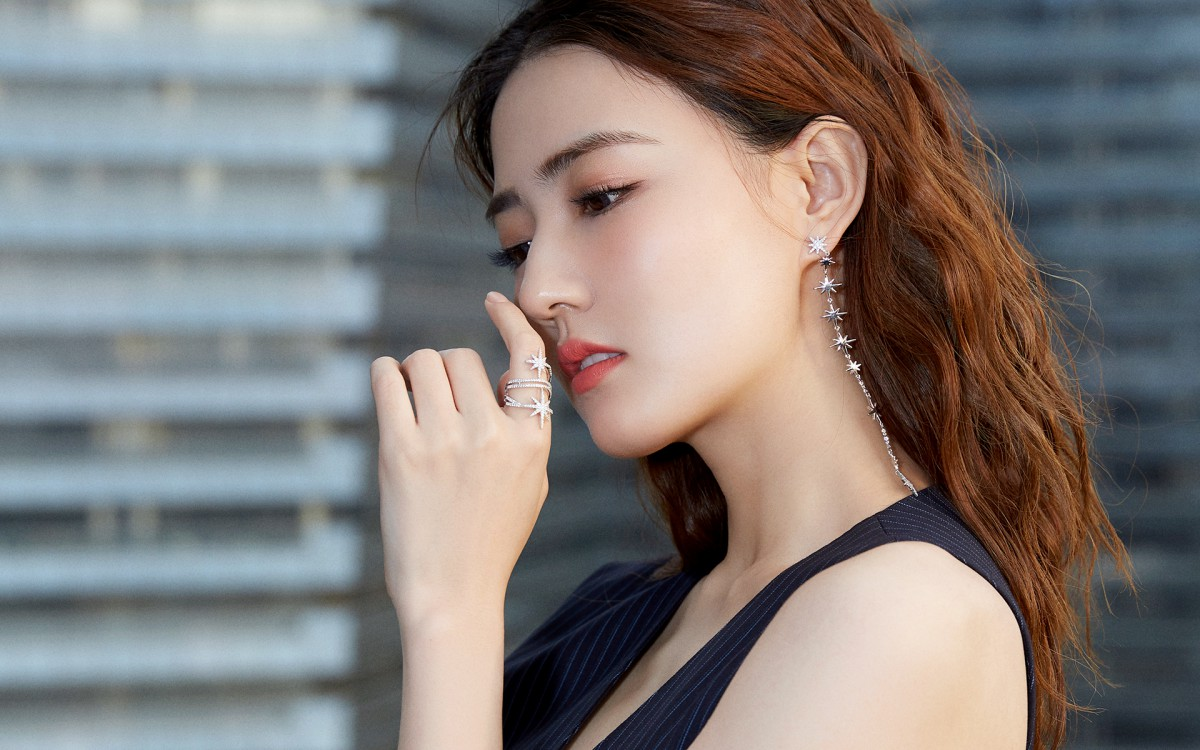
#> input picture img_code/img/xl_3.jpg, 1200 x 750 px
$ python img_10_Hariis.py
#> lines starting #> are read from the running program, lines starting #| are printed output that depends on the picture; after the words box and inside, x2 and y2 are one past the last pixel; in counts of white or black regions, pixels touching at a corner belong together
import cv2 as cv
import numpy as np
import matplotlib.pyplot as plt

# 1 读取图像，并转换成灰度图像
img = cv.imread('img/xl_3.jpg')
#> img is the input picture: shape (750, 1200, 3); mean B, G, R 120.8, 123.4, 129.5
gray = cv.cvtColor(img, cv.COLOR_BGR2GRAY)
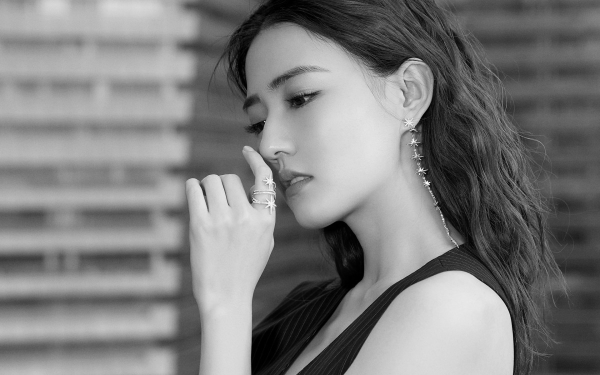
#> gray: shape (750, 1200) (shown at 1/2 size); min 0, max 255, mean 124.9
# 2 角点检测
# 2.1 输入图像必须是 float32
gray = np.float32(gray)

# 2.2 最后一个参数在 0.04 到 0.05 之间
dst = cv.cornerHarris(gray, 2, 3, 0.04)
# 3 设置阈值，将角点绘制出来，阈值根据图像进行选择
img[dst > 0.001 * dst.max()] = [0, 0, 255]
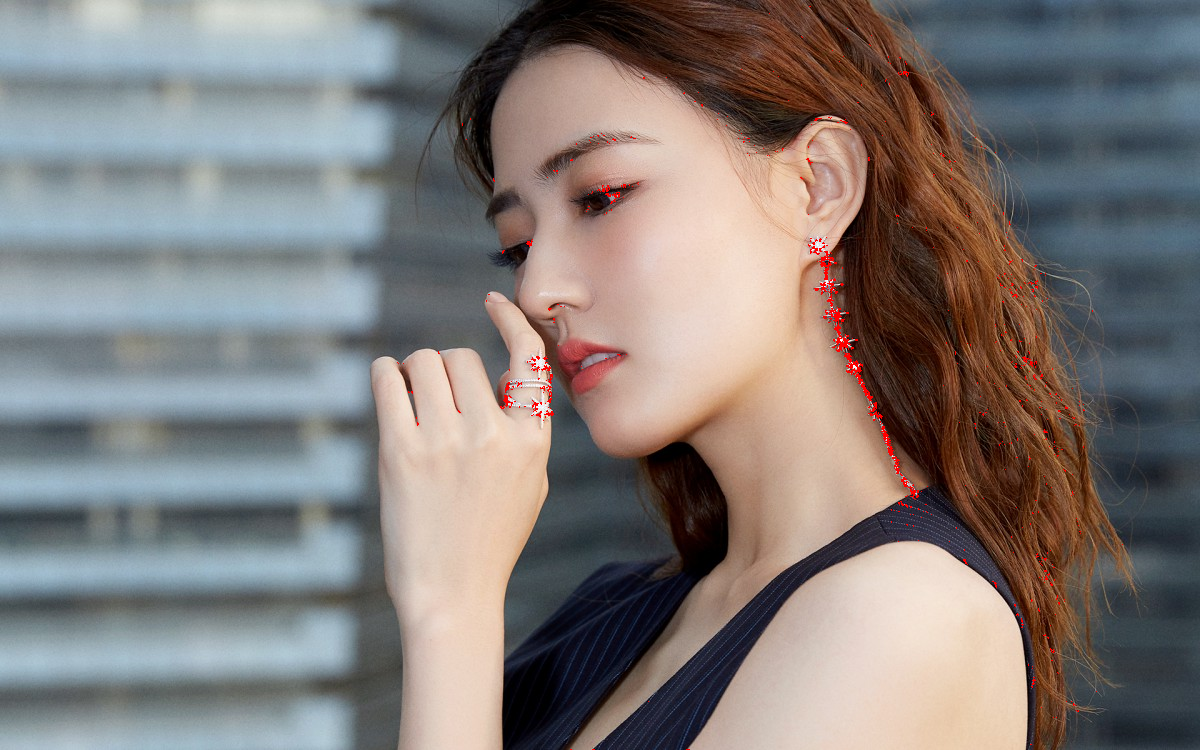
#> img: shape (750, 1200, 3); 0.34% of pixels changed, all inside (x1, y1, x2, y2) = (397, 6, 1123, 750)
# 4 图像显示
plt.figure(figsize=(10, 8), dpi=100)
plt.imshow(img[:, :, ::-1]), plt.title('Harris')
plt.xticks([]), plt.yticks([])
plt.show()

$ run again, with img_code/img/xl_1.jpg copied over img_code/img/xl_3.jpg
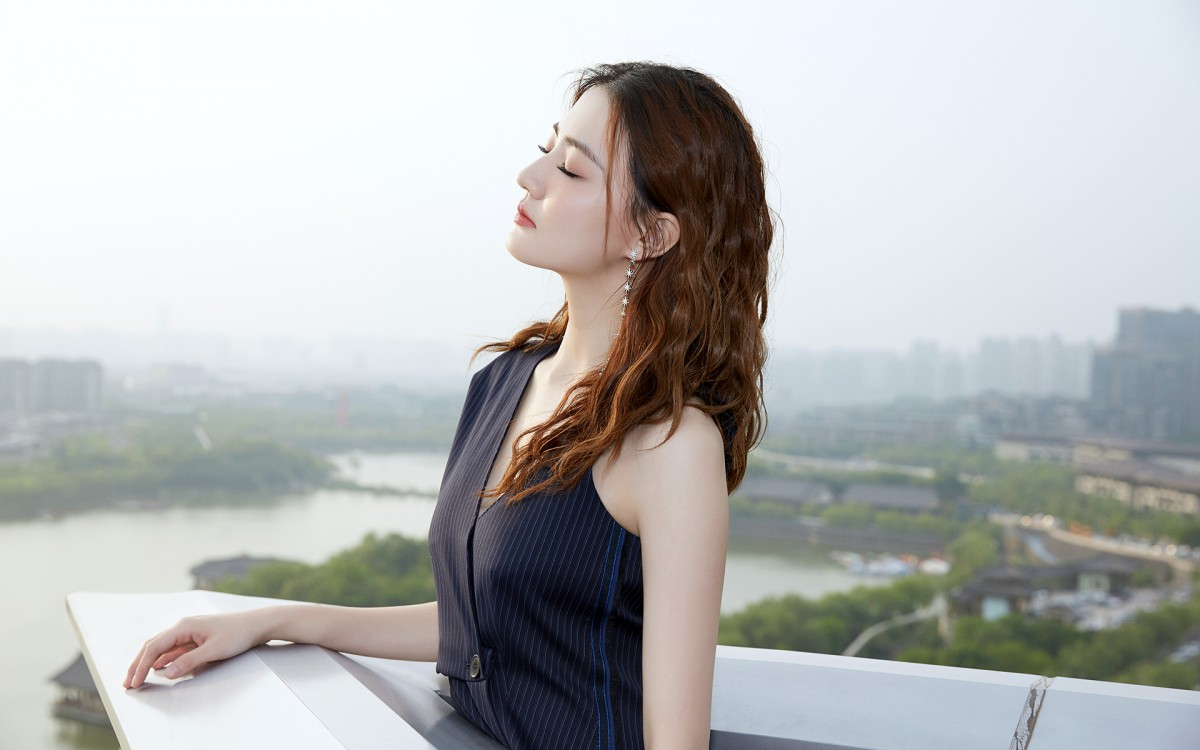
#> input picture img_code/img/xl_1.jpg, 1200 x 750 px
#> img is the input picture: shape (750, 1200, 3); mean B, G, R 183.3, 183.6, 182.1
#> `gray = cv.cvtColor(img, cv.COLOR_BGR2GRAY)`:
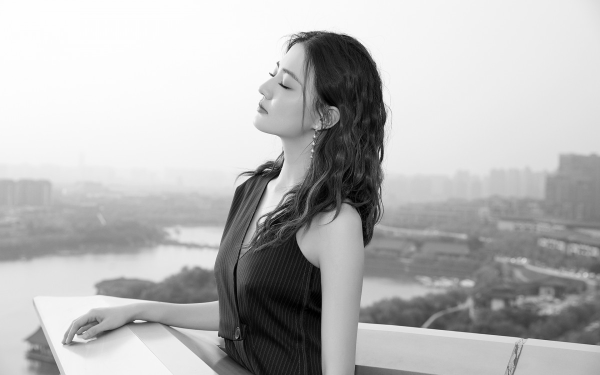
#> gray: shape (750, 1200) (shown at 1/2 size); min 0, max 255, mean 183.2
#> `img[dst > 0.001 * dst.max()] = [0, 0, 255]`:
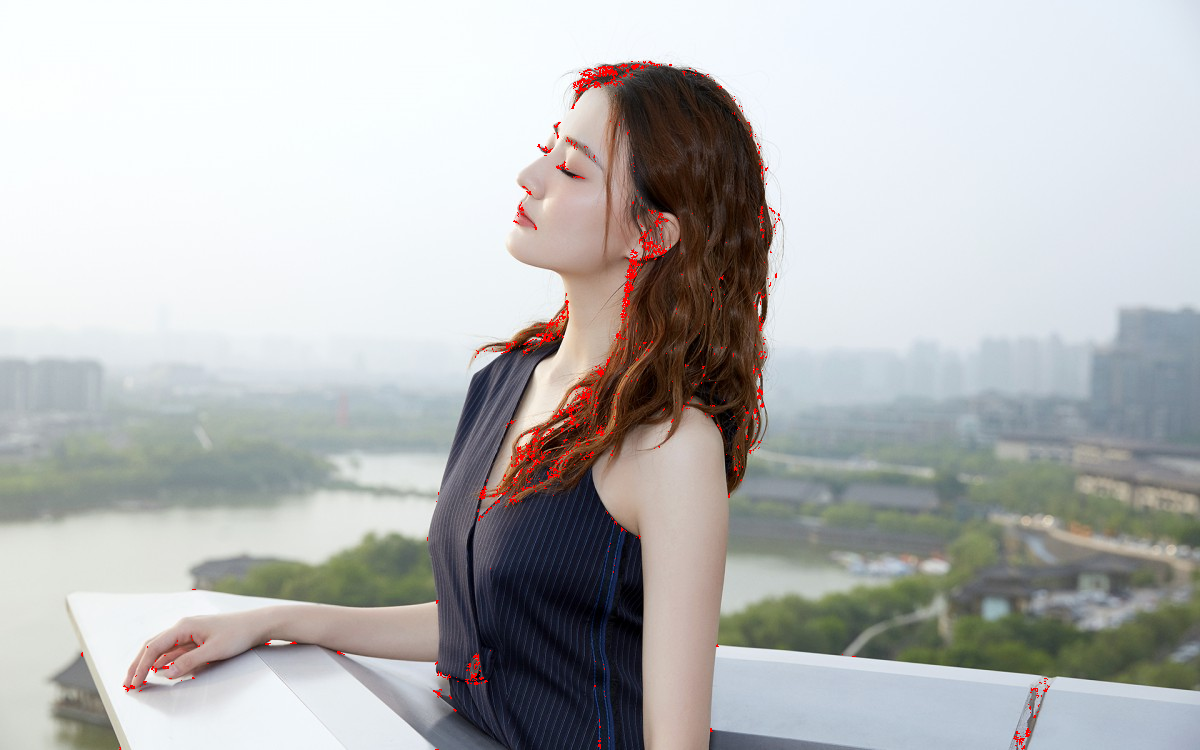
#> img: shape (750, 1200, 3); 0.54% of pixels changed, all inside (x1, y1, x2, y2) = (81, 61, 1050, 750)

$ run again, with img_code/img/xl_2.jpg copied over img_code/img/xl_3.jpg
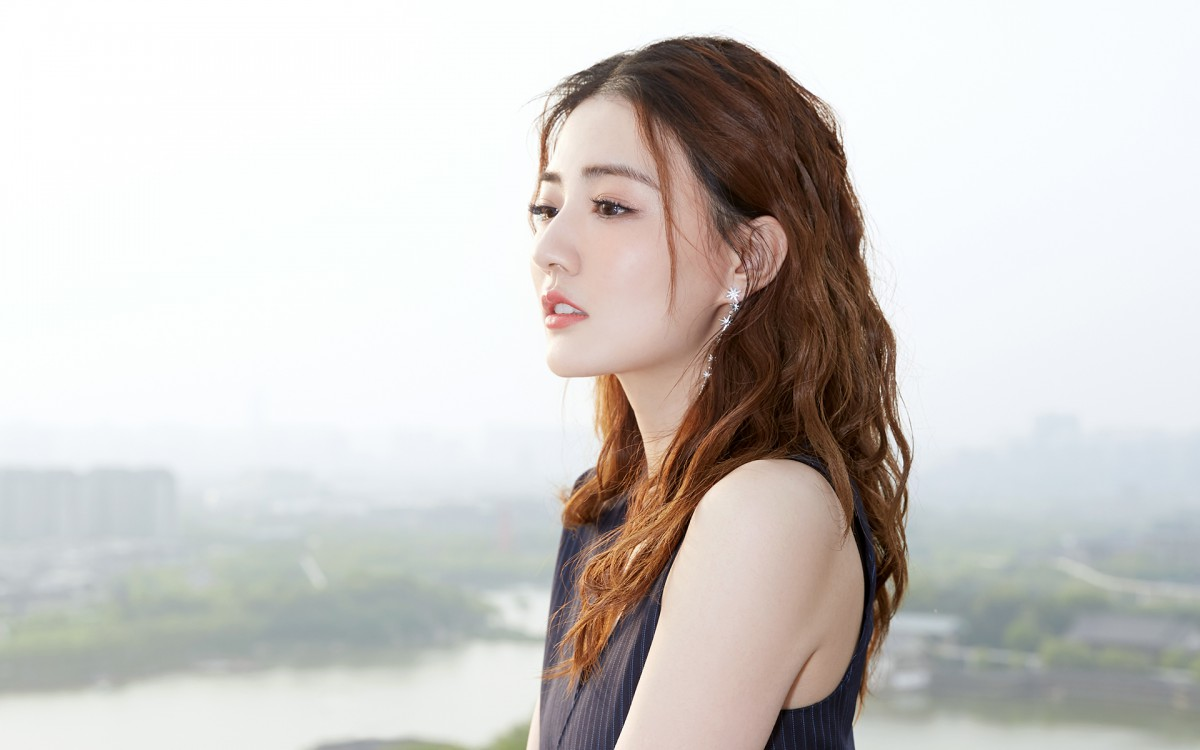
#> input picture img_code/img/xl_2.jpg, 1200 x 750 px
#> img is the input picture: shape (750, 1200, 3); mean B, G, R 199.8, 202.9, 206.7
#> `gray = cv.cvtColor(img, cv.COLOR_BGR2GRAY)`:
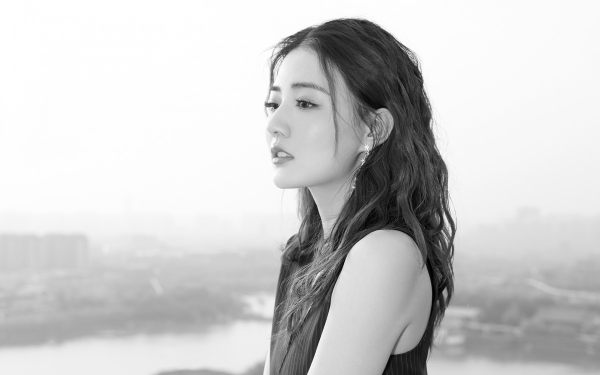
#> gray: shape (750, 1200) (shown at 1/2 size); min 0, max 255, mean 203.7
#> `img[dst > 0.001 * dst.max()] = [0, 0, 255]`:
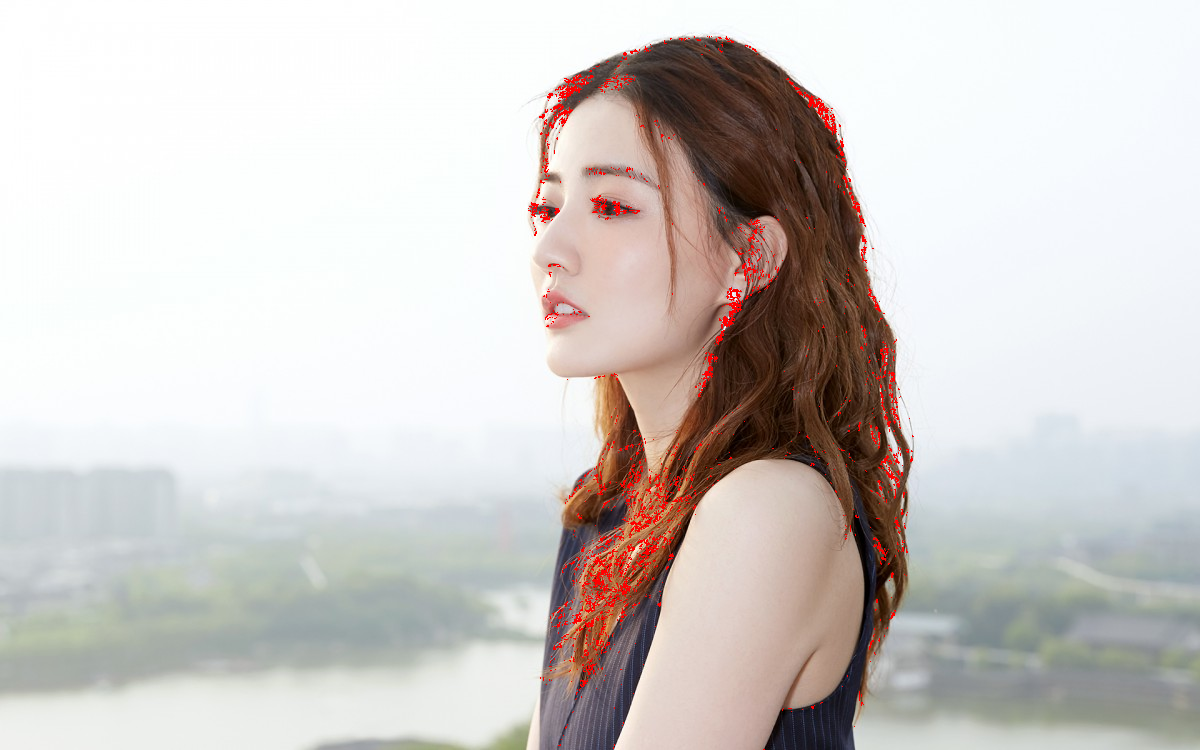
#> img: shape (750, 1200, 3); 0.93% of pixels changed, all inside (x1, y1, x2, y2) = (528, 36, 914, 750)
